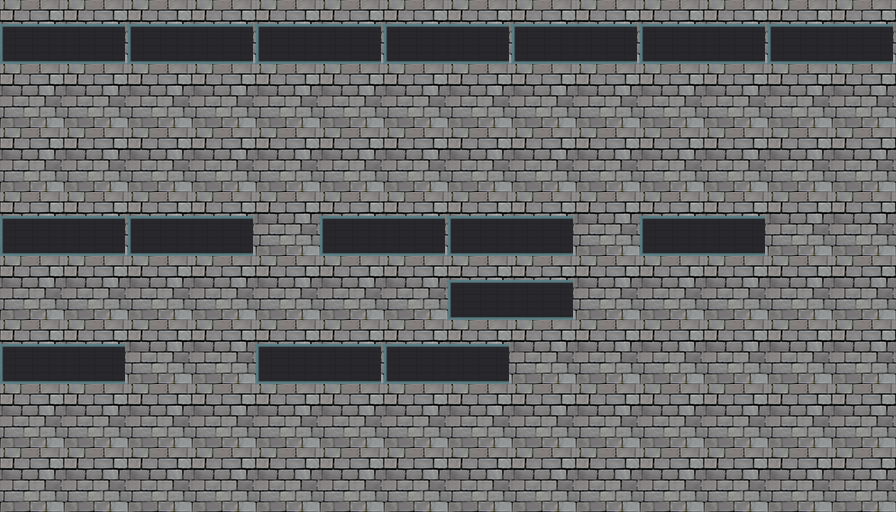

Below is a game level as drawn by its tile map, then a one-line description and the .tmx that defines it (tile-layer data replaced by summaries):
An orthogonal 14x8 tile map with 64x64 px tiles, 2 tile layers (Base, Roofs), 7 tilesets and 61 objects (building1, box1, building2, box2, building3, ...).

<map version="1.0" tiledversion="1.1.5" orientation="orthogonal" renderorder="right-down" width="14" height="8" tilewidth="64" tileheight="64" infinite="0" nextobjectid="113">
 <tileset firstgid="1" name="floor_tiles" tilewidth="64" tileheight="64" tilecount="12" columns="3">
  <image source="../textures/floor_tiles.png" width="192" height="256" />
 </tileset>
 <tileset firstgid="13" name="build1" tilewidth="125" tileheight="64" tilecount="2" columns="1">
  <image source="../Art assets/building assets/128_bookstore.png" width="128" height="128" />
  <tile id="0">
   <objectgroup draworder="index">
    <object id="5" x="0" y="64" width="125" />
    <object id="9" x="0" y="24" width="125" height="40" />
   </objectgroup>
  </tile>
 </tileset>
 <tileset firstgid="15" name="64_building_short" tilewidth="64" tileheight="128" tilecount="1" columns="1">
  <image source="../Art assets/building assets/64_building_short.png" width="64" height="128" />
 </tileset>
 <tileset firstgid="16" name="Tarasque" tilewidth="64" tileheight="128" tilecount="16" columns="16">
  <image source="../textures/tarasque_up.png" width="1080" height="214" />
 </tileset>
 <tileset firstgid="32" name="tarasq" tilewidth="64" tileheight="160" tilecount="16" columns="16">
  <image source="../textures/tarasque_up.png" width="1080" height="214" />
 </tileset>
 <tileset firstgid="48" name="tarasqueside" tilewidth="160" tileheight="80" tilecount="37" columns="37">
  <image source="../textures/tarasque_side.png" width="6030" height="128" />
 </tileset>
 <tileset firstgid="85" name="tarasque_side" tilewidth="215" tileheight="128" tilecount="28" columns="28">
  <image source="../textures/tarasque_side.png" width="6030" height="128" />
 </tileset>
 <layer name="Base" width="14" height="8">
  <data>[112 cells, 112 non-empty, 1 distinct tile ids]</data>
 </layer>
 <objectgroup name="vision_properties" />
 <objectgroup name="Buildings">
  <object id="11" name="building1" gid="14" x="768" y="128" width="125" height="64">
   <properties>
    <property name="texture" value="128_bookstore" />
   </properties>
  </object>
  <object id="87" name="box1" x="769.183" y="40" width="122.596" height="87.1243" />
  <object id="21" name="building2" gid="14" x="640" y="128" width="125" height="64">
   <properties>
    <property name="texture" value="128_bookstore" />
   </properties>
  </object>
  <object id="88" name="box2" x="641" y="40" width="124.463" height="85.2573" />
  <object id="22" name="building3" gid="14" x="512" y="128" width="125" height="64">
   <properties>
    <property name="texture" value="128_bookstore" />
   </properties>
  </object>
  <object id="23" name="building4" gid="14" x="384" y="128" width="125" height="64">
   <properties>
    <property name="texture" value="128_bookstore" />
   </properties>
  </object>
  <object id="24" name="building5" gid="14" x="256" y="128" width="125" height="64">
   <properties>
    <property name="texture" value="128_bookstore" />
   </properties>
  </object>
  <object id="25" name="building6" gid="14" x="128" y="128" width="125" height="64">
   <properties>
    <property name="texture" value="128_bookstore" />
   </properties>
  </object>
  <object id="26" name="building7" gid="14" x="0" y="128" width="125" height="64">
   <properties>
    <property name="texture" value="128_bookstore" />
   </properties>
  </object>
  <object id="27" name="building8" gid="14" x="0" y="320" width="125" height="64">
   <properties>
    <property name="texture" value="128_bookstore" />
   </properties>
  </object>
  <object id="28" name="building9" gid="14" x="128" y="320" width="125" height="64">
   <properties>
    <property name="texture" value="128_bookstore" />
   </properties>
  </object>
  <object id="29" name="building10" gid="14" x="320" y="320" width="125" height="64">
   <properties>
    <property name="texture" value="128_bookstore" />
   </properties>
  </object>
  <object id="30" name="building11" gid="14" x="448" y="320" width="125" height="64">
   <properties>
    <property name="texture" value="128_bookstore" />
   </properties>
  </object>
  <object id="31" name="building12" gid="14" x="640" y="320" width="125" height="64">
   <properties>
    <property name="texture" value="128_bookstore" />
   </properties>
  </object>
  <object id="32" name="building13" gid="15" x="832" y="320" width="64" height="128">
   <properties>
    <property name="texture" value="64_building_short_left" />
   </properties>
  </object>
  <object id="35" name="building14" gid="15" x="768" y="384" width="64" height="128">
   <properties>
    <property name="texture" value="64_building_short_left" />
   </properties>
  </object>
  <object id="36" name="building15" gid="15" x="576" y="384" width="64" height="128">
   <properties>
    <property name="texture" value="64_building_short_left" />
   </properties>
  </object>
  <object id="37" name="building16" gid="14" x="448" y="384" width="125" height="64">
   <properties>
    <property name="texture" value="128_bookstore" />
   </properties>
  </object>
  <object id="38" name="building17" gid="14" x="0" y="448" width="125" height="64">
   <properties>
    <property name="texture" value="128_bookstore" />
   </properties>
  </object>
  <object id="39" name="building18" gid="14" x="256" y="448" width="125" height="64">
   <properties>
    <property name="texture" value="128_bookstore" />
   </properties>
  </object>
  <object id="40" name="building19" gid="14" x="384" y="448" width="125" height="64">
   <properties>
    <property name="texture" value="128_bookstore" />
   </properties>
  </object>
  <object id="89" name="box3" x="512" y="41" width="123.841" height="90.2359" />
  <object id="90" name="box4" x="386" y="40" width="123.841" height="90.2359" />
  <object id="91" name="box5" x="256.394" y="40" width="124.463" height="91.4805" />
  <object id="93" name="box6" x="127.575" y="40" width="125.708" height="94.5921" />
  <object id="94" name="box7" x="1.24463" y="40" width="125.086" height="89.6135" />
  <object id="95" name="box8" x="3.28601" y="236.843" width="121.583" height="82.9003" />
  <object id="96" name="box9" x="128.812" y="238.284" width="122.897" height="82.38" />
  <object id="97" name="box10" x="320.715" y="235.656" width="122.897" height="82.4306" />
  <object id="98" name="box11" x="448.87" y="238.056" width="124.211" height="81.3449" />
  <object id="99" name="box12" x="640.511" y="236.879" width="123.806" height="80.8326" />
  <object id="100" name="box13" x="832.298" y="232.639" width="62.9175" height="86.2203" />
  <object id="101" name="box14" x="768.915" y="297.001" width="61.6306" height="85.1089" />
  <object id="102" name="box15" x="576.275" y="296.405" width="61.8531" height="85.737" />
  <object id="103" name="box16" x="448.457" y="302.271" width="124.054" height="83.2848" />
  <object id="104" name="box17" x="0" y="365.442" width="124.288" height="82.5579" />
  <object id="105" name="box18" x="257.535" y="366.117" width="121.111" height="82" />
  <object id="106" name="box19" x="384.214" y="367.509" width="123.895" height="80.0445" />
 </objectgroup>
 <objectgroup name="Tarasque">
  <!-- 21 objects omitted --></objectgroup>
 <objectgroup name="Annette">
  <!-- 12 objects omitted --></objectgroup>
 <objectgroup name="Crate">
  <!-- 10 objects omitted --></objectgroup>
 <layer name="Roofs" width="14" height="8">
  <data>[112 cells, 16 non-empty, 1 distinct tile ids]</data>
 </layer>
 <objectgroup name="Exit">
  <!-- 8 objects omitted --></objectgroup>
 <objectgroup name="box_Boundaries">
  <!-- 6 objects omitted --></objectgroup>
 <objectgroup name="Bird">
  <!-- 2 objects omitted --></objectgroup>
</map>
<!-- 21 of 61 objects omitted -->
